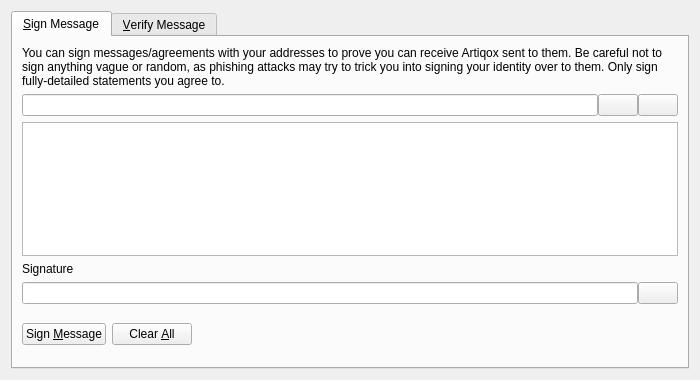
<?xml version="1.0" encoding="UTF-8"?>
<ui version="4.0">
 <class>SignVerifyMessageDialog</class>
 <widget class="QDialog" name="SignVerifyMessageDialog">
  <property name="geometry">
   <rect>
    <x>0</x>
    <y>0</y>
    <width>700</width>
    <height>380</height>
   </rect>
  </property>
  <property name="windowTitle">
   <string>Signatures - Sign / Verify a Message</string>
  </property>
  <property name="modal">
   <bool>true</bool>
  </property>
  <layout class="QVBoxLayout" name="verticalLayout">
   <item>
    <widget class="QTabWidget" name="tabWidget">
     <property name="currentIndex">
      <number>0</number>
     </property>
     <widget class="QWidget" name="tabSignMessage">
      <attribute name="title">
       <string>&amp;Sign Message</string>
      </attribute>
      <layout class="QVBoxLayout" name="verticalLayout_SM">
       <item>
        <widget class="QLabel" name="infoLabel_SM">
         <property name="text">
          <string>You can sign messages/agreements with your addresses to prove you can receive Artiqox sent to them. Be careful not to sign anything vague or random, as phishing attacks may try to trick you into signing your identity over to them. Only sign fully-detailed statements you agree to.</string>
         </property>
         <property name="textFormat">
          <enum>Qt::PlainText</enum>
         </property>
         <property name="wordWrap">
          <bool>true</bool>
         </property>
        </widget>
       </item>
       <item>
        <layout class="QHBoxLayout" name="horizontalLayout_1_SM">
         <property name="spacing">
          <number>0</number>
         </property>
         <item>
          <widget class="QValidatedLineEdit" name="addressIn_SM">
           <property name="toolTip">
            <string>The Artiqox address to sign the message with</string>
           </property>
          </widget>
         </item>
         <item>
          <widget class="QPushButton" name="addressBookButton_SM">
           <property name="toolTip">
            <string>Choose previously used address</string>
           </property>
           <property name="text">
            <string/>
           </property>
           <property name="icon">
            <iconset resource="../bitcoin.qrc">
             <normaloff>:/icons/address-book</normaloff>:/icons/address-book</iconset>
           </property>
           <property name="shortcut">
            <string>Alt+A</string>
           </property>
           <property name="autoDefault">
            <bool>false</bool>
           </property>
          </widget>
         </item>
         <item>
          <widget class="QPushButton" name="pasteButton_SM">
           <property name="toolTip">
            <string>Paste address from clipboard</string>
           </property>
           <property name="text">
            <string/>
           </property>
           <property name="icon">
            <iconset resource="../bitcoin.qrc">
             <normaloff>:/icons/editpaste</normaloff>:/icons/editpaste</iconset>
           </property>
           <property name="shortcut">
            <string>Alt+P</string>
           </property>
           <property name="autoDefault">
            <bool>false</bool>
           </property>
          </widget>
         </item>
        </layout>
       </item>
       <item>
        <widget class="QPlainTextEdit" name="messageIn_SM">
         <property name="toolTip">
          <string>Enter the message you want to sign here</string>
         </property>
        </widget>
       </item>
       <item>
        <widget class="QLabel" name="signatureLabel_SM">
         <property name="text">
          <string>Signature</string>
         </property>
         <property name="textFormat">
          <enum>Qt::PlainText</enum>
         </property>
        </widget>
       </item>
       <item>
        <layout class="QHBoxLayout" name="horizontalLayout_2_SM">
         <property name="spacing">
          <number>0</number>
         </property>
         <item>
          <widget class="QLineEdit" name="signatureOut_SM">
           <property name="font">
            <font>
             <italic>true</italic>
            </font>
           </property>
           <property name="readOnly">
            <bool>true</bool>
           </property>
          </widget>
         </item>
         <item>
          <widget class="QPushButton" name="copySignatureButton_SM">
           <property name="toolTip">
            <string>Copy the current signature to the system clipboard</string>
           </property>
           <property name="text">
            <string/>
           </property>
           <property name="icon">
            <iconset resource="../bitcoin.qrc">
             <normaloff>:/icons/editcopy</normaloff>:/icons/editcopy</iconset>
           </property>
           <property name="autoDefault">
            <bool>false</bool>
           </property>
          </widget>
         </item>
        </layout>
       </item>
       <item>
        <layout class="QHBoxLayout" name="horizontalLayout_3_SM">
         <item>
          <widget class="QPushButton" name="signMessageButton_SM">
           <property name="toolTip">
            <string>Sign the message to prove you own this Artiqox address</string>
           </property>
           <property name="text">
            <string>Sign &amp;Message</string>
           </property>
           <property name="icon">
            <iconset resource="../bitcoin.qrc">
             <normaloff>:/icons/edit</normaloff>:/icons/edit</iconset>
           </property>
           <property name="autoDefault">
            <bool>false</bool>
           </property>
          </widget>
         </item>
         <item>
          <widget class="QPushButton" name="clearButton_SM">
           <property name="toolTip">
            <string>Reset all sign message fields</string>
           </property>
           <property name="text">
            <string>Clear &amp;All</string>
           </property>
           <property name="icon">
            <iconset resource="../bitcoin.qrc">
             <normaloff>:/icons/remove</normaloff>:/icons/remove</iconset>
           </property>
           <property name="autoDefault">
            <bool>false</bool>
           </property>
          </widget>
         </item>
         <item>
          <spacer name="horizontalSpacer_1_SM">
           <property name="orientation">
            <enum>Qt::Horizontal</enum>
           </property>
           <property name="sizeHint" stdset="0">
            <size>
             <width>40</width>
             <height>48</height>
            </size>
           </property>
          </spacer>
         </item>
         <item>
          <widget class="QLabel" name="statusLabel_SM">
           <property name="font">
            <font>
             <weight>75</weight>
             <bold>true</bold>
            </font>
           </property>
           <property name="text">
            <string/>
           </property>
           <property name="wordWrap">
            <bool>true</bool>
           </property>
          </widget>
         </item>
         <item>
          <spacer name="horizontalSpacer_2_SM">
           <property name="orientation">
            <enum>Qt::Horizontal</enum>
           </property>
           <property name="sizeHint" stdset="0">
            <size>
             <width>40</width>
             <height>48</height>
            </size>
           </property>
          </spacer>
         </item>
        </layout>
       </item>
      </layout>
     </widget>
     <widget class="QWidget" name="tabVerifyMessage">
      <attribute name="title">
       <string>&amp;Verify Message</string>
      </attribute>
      <layout class="QVBoxLayout" name="verticalLayout_VM">
       <item>
        <widget class="QLabel" name="infoLabel_VM">
         <property name="text">
          <string>Enter the receiver's address, message (ensure you copy line breaks, spaces, tabs, etc. exactly) and signature below to verify the message. Be careful not to read more into the signature than what is in the signed message itself, to avoid being tricked by a man-in-the-middle attack. Note that this only proves the signing party receives with the address, it cannot prove sendership of any transaction!</string>
         </property>
         <property name="textFormat">
          <enum>Qt::PlainText</enum>
         </property>
         <property name="alignment">
          <set>Qt::AlignLeading|Qt::AlignLeft|Qt::AlignTop</set>
         </property>
         <property name="wordWrap">
          <bool>true</bool>
         </property>
        </widget>
       </item>
       <item>
        <layout class="QHBoxLayout" name="horizontalLayout_1_VM">
         <property name="spacing">
          <number>0</number>
         </property>
         <item>
          <widget class="QValidatedLineEdit" name="addressIn_VM">
           <property name="toolTip">
            <string>The Artiqox address the message was signed with</string>
           </property>
          </widget>
         </item>
         <item>
          <widget class="QPushButton" name="addressBookButton_VM">
           <property name="toolTip">
            <string>Choose previously used address</string>
           </property>
           <property name="text">
            <string/>
           </property>
           <property name="icon">
            <iconset resource="../bitcoin.qrc">
             <normaloff>:/icons/address-book</normaloff>:/icons/address-book</iconset>
           </property>
           <property name="shortcut">
            <string>Alt+A</string>
           </property>
           <property name="autoDefault">
            <bool>false</bool>
           </property>
          </widget>
         </item>
        </layout>
       </item>
       <item>
        <widget class="QPlainTextEdit" name="messageIn_VM"/>
       </item>
       <item>
        <widget class="QValidatedLineEdit" name="signatureIn_VM"/>
       </item>
       <item>
        <layout class="QHBoxLayout" name="horizontalLayout_2_VM">
         <item>
          <widget class="QPushButton" name="verifyMessageButton_VM">
           <property name="toolTip">
            <string>Verify the message to ensure it was signed with the specified Artiqox address</string>
           </property>
           <property name="text">
            <string>Verify &amp;Message</string>
           </property>
           <property name="icon">
            <iconset resource="../bitcoin.qrc">
             <normaloff>:/icons/transaction_0</normaloff>:/icons/transaction_0</iconset>
           </property>
           <property name="autoDefault">
            <bool>false</bool>
           </property>
          </widget>
         </item>
         <item>
          <widget class="QPushButton" name="clearButton_VM">
           <property name="toolTip">
            <string>Reset all verify message fields</string>
           </property>
           <property name="text">
            <string>Clear &amp;All</string>
           </property>
           <property name="icon">
            <iconset resource="../bitcoin.qrc">
             <normaloff>:/icons/remove</normaloff>:/icons/remove</iconset>
           </property>
           <property name="autoDefault">
            <bool>false</bool>
           </property>
          </widget>
         </item>
         <item>
          <spacer name="horizontalSpacer_1_VM">
           <property name="orientation">
            <enum>Qt::Horizontal</enum>
           </property>
           <property name="sizeHint" stdset="0">
            <size>
             <width>40</width>
             <height>48</height>
            </size>
           </property>
          </spacer>
         </item>
         <item>
          <widget class="QLabel" name="statusLabel_VM">
           <property name="font">
            <font>
             <weight>75</weight>
             <bold>true</bold>
            </font>
           </property>
           <property name="text">
            <string/>
           </property>
           <property name="wordWrap">
            <bool>true</bool>
           </property>
          </widget>
         </item>
         <item>
          <spacer name="horizontalSpacer_2_VM">
           <property name="orientation">
            <enum>Qt::Horizontal</enum>
           </property>
           <property name="sizeHint" stdset="0">
            <size>
             <width>40</width>
             <height>48</height>
            </size>
           </property>
          </spacer>
         </item>
        </layout>
       </item>
      </layout>
     </widget>
    </widget>
   </item>
  </layout>
 </widget>
 <customwidgets>
  <customwidget>
   <class>QValidatedLineEdit</class>
   <extends>QLineEdit</extends>
   <header>qvalidatedlineedit.h</header>
  </customwidget>
 </customwidgets>
 <resources>
  <include location="../bitcoin.qrc"/>
 </resources>
 <connections/>
</ui>
